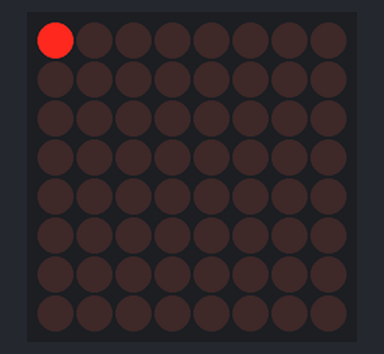
The sketch below on a simulated Arduino Uno, built with avr-gcc and run on an emulated ATmega328P. Shown: 8×8 LED matrix.

Above: at 0.01 s.
At 1.21 s:
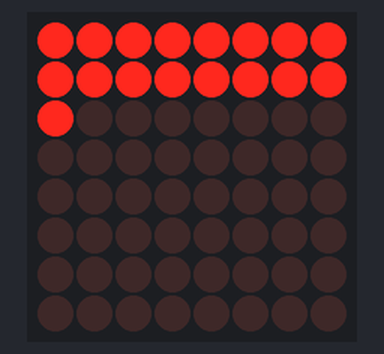
At 2.41 s:
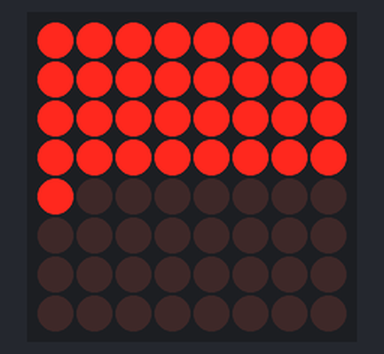
At 4.8 s:
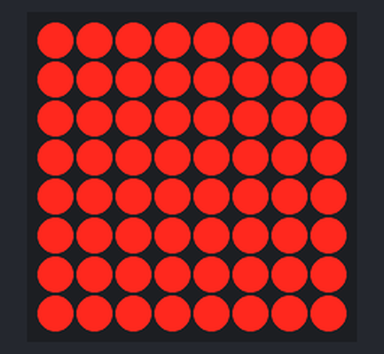
At 8.17 s:
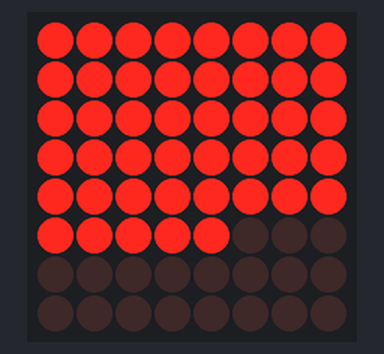
At 11.6 s:
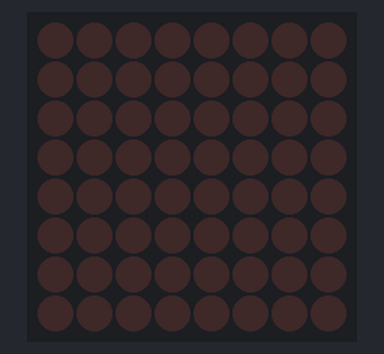

The sketch:

hardware_test.ino
```cpp
// To talk to the MAX7221 driver
#include "LedControl.h"

/*  Set up MAX7221 object
 *  pin 12: data
 *  pin 13: clock
 *  pin 11: chip select
 *  There is only one MAX7221 attached */
LedControl dashboard(12, 13, 11, 1);

// what to write to the LED row
uint8_t led = 0x00;

void setup() {
  // wake up the chip and increase brightness
  dashboard.shutdown(0, false);
  dashboard.setIntensity(0, 8);
}

void loop() {
  // <MSB> P A B C D E F G <LSB>
  // turn on every LED in order
  for(int i = 0; i < 8; i++) {
    led = 0x00;
    for(int j = 0; j < 8; j++) {
      led = (led >> 1) | 0x80;
      dashboard.setRow(0, i, led);
      delay(75);
    }
  }

  // allow all to revel in the glory of the One True Dashboard
  delay(2000);

  // turn off every LED in order
  for(int i = 7; i >= 0; i--) {
    led = 0xFF;
    for(int j = 7; j >= 0; j--) {
      led = led << 1;
      dashboard.setRow(0, i, led);
      delay(75);
    }
  }

  // allow all to quiver in antici...
  // ...pation!
  delay(2000);
}
```

Measured:
- by itself, everything shown: repeats every 13.6 s, in 128 steps
- what the display in image 3 shows lasts 2.1 s, from 4.7 s to 6.8 s
